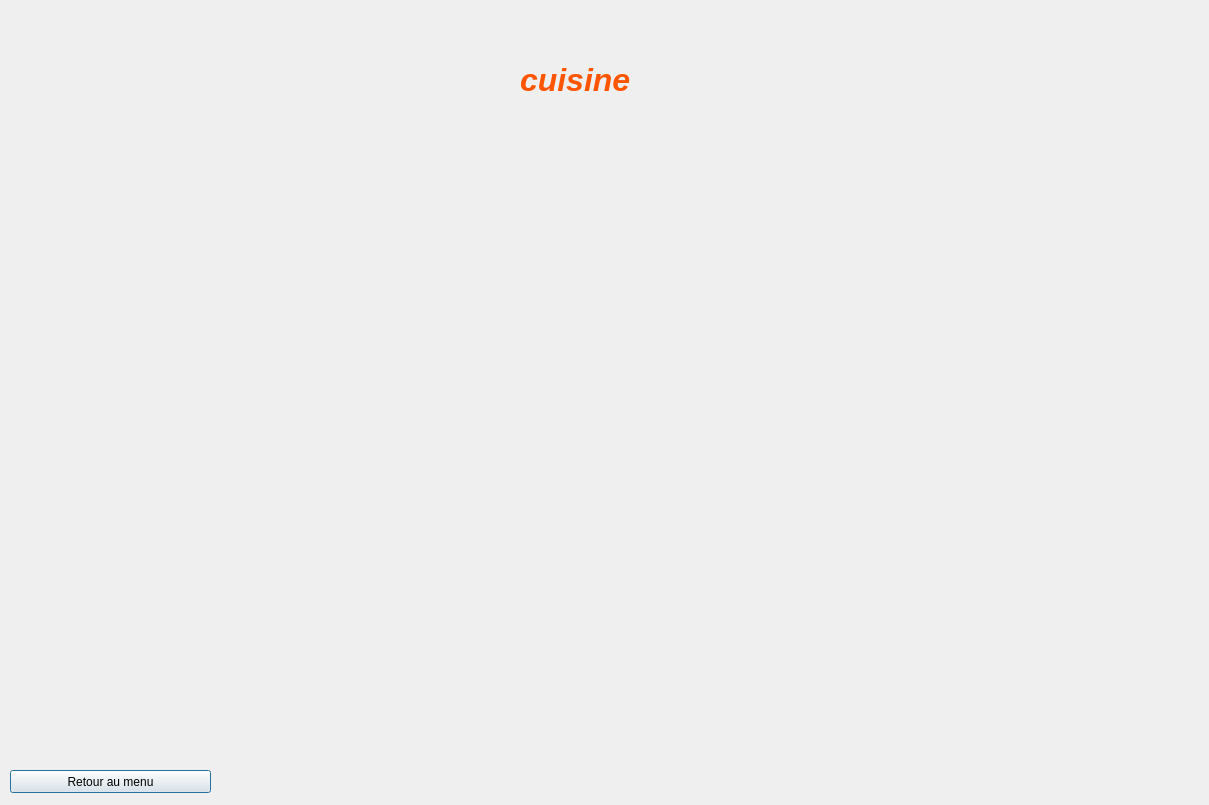
<?xml version="1.0" encoding="UTF-8"?>
<ui version="4.0">
 <class>cuisine</class>
 <widget class="QDialog" name="cuisine">
  <property name="geometry">
   <rect>
    <x>0</x>
    <y>0</y>
    <width>1209</width>
    <height>805</height>
   </rect>
  </property>
  <property name="windowTitle">
   <string>Dialog</string>
  </property>
  <widget class="QLabel" name="label">
   <property name="geometry">
    <rect>
     <x>520</x>
     <y>10</y>
     <width>181</width>
     <height>141</height>
    </rect>
   </property>
   <property name="text">
    <string>&lt;html&gt;&lt;head/&gt;&lt;body&gt;&lt;p&gt;&lt;span style=&quot; font-size:24pt; font-weight:600; font-style:italic; color:#ff5500;&quot;&gt;cuisine&lt;/span&gt;&lt;/p&gt;&lt;/body&gt;&lt;/html&gt;</string>
   </property>
  </widget>
  <widget class="QLabel" name="label_ph">
   <property name="geometry">
    <rect>
     <x>0</x>
     <y>0</y>
     <width>1211</width>
     <height>821</height>
    </rect>
   </property>
   <property name="text">
    <string/>
   </property>
  </widget>
  <widget class="QPushButton" name="pushButton">
   <property name="geometry">
    <rect>
     <x>10</x>
     <y>770</y>
     <width>201</width>
     <height>23</height>
    </rect>
   </property>
   <property name="text">
    <string>Retour au menu</string>
   </property>
  </widget>
  <zorder>label_ph</zorder>
  <zorder>label</zorder>
  <zorder>pushButton</zorder>
 </widget>
 <resources/>
 <connections/>
</ui>
